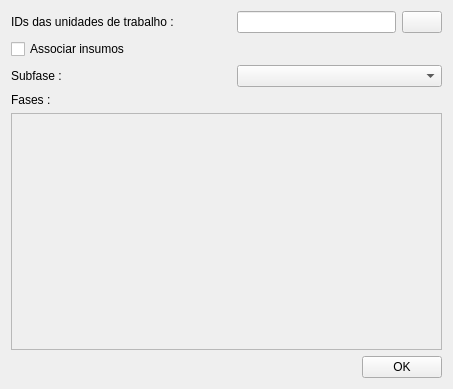
<?xml version="1.0" encoding="UTF-8"?>
<ui version="4.0">
 <class>Form</class>
 <widget class="QWidget" name="Form">
  <property name="geometry">
   <rect>
    <x>0</x>
    <y>0</y>
    <width>453</width>
    <height>389</height>
   </rect>
  </property>
  <property name="windowTitle">
   <string>Form</string>
  </property>
  <layout class="QGridLayout" name="gridLayout">
   <item row="0" column="0" colspan="2">
    <layout class="QHBoxLayout" name="horizontalLayout_3">
     <item>
      <widget class="QLabel" name="label">
       <property name="sizePolicy">
        <sizepolicy hsizetype="Fixed" vsizetype="Preferred">
         <horstretch>0</horstretch>
         <verstretch>0</verstretch>
        </sizepolicy>
       </property>
       <property name="minimumSize">
        <size>
         <width>220</width>
         <height>0</height>
        </size>
       </property>
       <property name="maximumSize">
        <size>
         <width>220</width>
         <height>16777215</height>
        </size>
       </property>
       <property name="text">
        <string>IDs das unidades de trabalho :</string>
       </property>
      </widget>
     </item>
     <item>
      <layout class="QHBoxLayout" name="horizontalLayout">
       <item>
        <widget class="QLineEdit" name="workspacesIdLe"/>
       </item>
       <item>
        <widget class="QPushButton" name="extractFieldBtn">
         <property name="text">
          <string/>
         </property>
        </widget>
       </item>
      </layout>
     </item>
    </layout>
   </item>
   <item row="1" column="0" colspan="2">
    <widget class="QCheckBox" name="associateInputsCkb">
     <property name="text">
      <string>Associar insumos</string>
     </property>
    </widget>
   </item>
   <item row="2" column="0" colspan="2">
    <layout class="QHBoxLayout" name="horizontalLayout_4">
     <item>
      <widget class="QLabel" name="label_4">
       <property name="sizePolicy">
        <sizepolicy hsizetype="Fixed" vsizetype="Preferred">
         <horstretch>0</horstretch>
         <verstretch>0</verstretch>
        </sizepolicy>
       </property>
       <property name="minimumSize">
        <size>
         <width>220</width>
         <height>0</height>
        </size>
       </property>
       <property name="maximumSize">
        <size>
         <width>220</width>
         <height>16777215</height>
        </size>
       </property>
       <property name="text">
        <string>Subfase :</string>
       </property>
      </widget>
     </item>
     <item>
      <widget class="QComboBox" name="subphasesCb"/>
     </item>
    </layout>
   </item>
   <item row="3" column="0">
    <widget class="QLabel" name="label_3">
     <property name="text">
      <string>Fases :</string>
     </property>
    </widget>
   </item>
   <item row="4" column="0" colspan="2">
    <widget class="QScrollArea" name="scrollArea">
     <property name="sizePolicy">
      <sizepolicy hsizetype="Minimum" vsizetype="Expanding">
       <horstretch>0</horstretch>
       <verstretch>0</verstretch>
      </sizepolicy>
     </property>
     <property name="minimumSize">
      <size>
       <width>0</width>
       <height>200</height>
      </size>
     </property>
     <property name="maximumSize">
      <size>
       <width>16777215</width>
       <height>400</height>
      </size>
     </property>
     <property name="widgetResizable">
      <bool>true</bool>
     </property>
     <widget class="QWidget" name="scrollAreaWidgetContents">
      <property name="geometry">
       <rect>
        <x>0</x>
        <y>0</y>
        <width>433</width>
        <height>198</height>
       </rect>
      </property>
     </widget>
    </widget>
   </item>
   <item row="5" column="0">
    <spacer name="horizontalSpacer">
     <property name="orientation">
      <enum>Qt::Horizontal</enum>
     </property>
     <property name="sizeHint" stdset="0">
      <size>
       <width>219</width>
       <height>20</height>
      </size>
     </property>
    </spacer>
   </item>
   <item row="5" column="1">
    <widget class="QPushButton" name="okBtn">
     <property name="text">
      <string>OK</string>
     </property>
    </widget>
   </item>
  </layout>
  <zorder>okBtn</zorder>
  <zorder>scrollArea</zorder>
  <zorder>label_3</zorder>
  <zorder>associateInputsCkb</zorder>
 </widget>
 <resources/>
 <connections/>
</ui>
